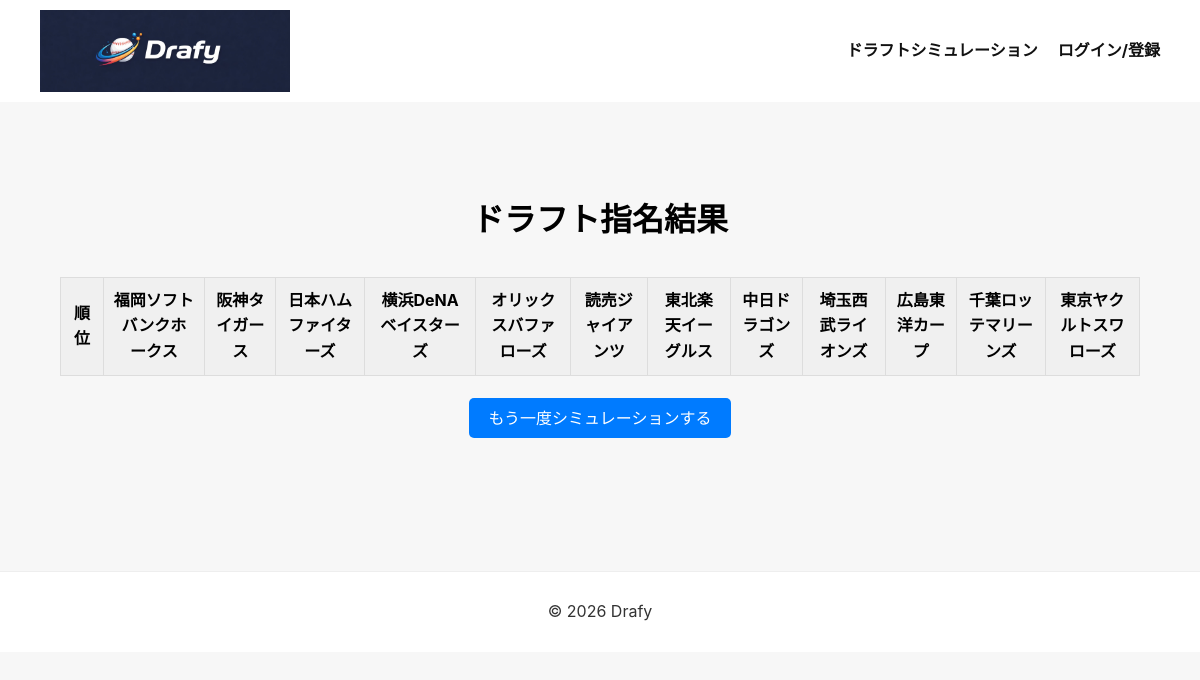
/simulation/result/, run on the app's committed database.
### draft/models.py (models this page shows, shortened)
class Team(models.Model):
    name = models.CharField(max_length=100)
    order = models.IntegerField()
    first_color = models.CharField(max_length=7, default="#ffffff")
    second_color = models.CharField(max_length=7, default="#ffffff")

### draft/views.py (the view)
# urls.py: path('simulation/result/', views.simulation_result, name='simulation_result'),
def simulation_result(request):
    draft_picks = request.session.get("draft_picks", {})
    teams = Team.objects.order_by("order")
    result_data = []
    max_picks = 0
    for team_obj in teams:
        p_ids = draft_picks.get(str(team_obj.id), [])
        players = [Player.objects.get(id=pid) for pid in p_ids]
        result_data.append({"team": team_obj, "players": players})
        max_picks = max(max_picks, len(players))
    return render(request, "draft/simulation_result.html", {
        "result_data": result_data,
        "range_max": range(1, max_picks + 1)
    })

### draft/templates/draft/simulation_result.html (shortened to what this page needs)
{% extends "draft/base.html" %}
{% block content %}
<div style="padding: 20px;">
    <h1 style="text-align: center;">ドラフト指名結果</h1>
    <div style="overflow-x: auto;">
        <table border="1" style="width: 100%; border-collapse: collapse; background: white;">
            <thead>
                <tr style="background: #333; color:#000000;">
                    <th style="padding: 10px;">順位</th>
                    {% for item in result_data %}
                        <th style="padding: 10px;">{{ item.team.name }}</th>
                    {% endfor %}
                </tr>
            </thead>
        </table>
    </div>
    <div style="text-align: center; margin-top: 30px;">
        <a href="{% url 'draft:simulation_start' %}" style="padding: 10px 20px; background: #007bff; color: white; text-decoration: none; border-radius: 5px;">
            もう一度シミュレーションする
        </a>
    </div>
</div>
{% endblock %}

### draft/static/css/style.css (style rules this page uses)
body { font-family: -apple-system, BlinkMacSystemFont, "Segoe UI", "Hiragino Kaku Gothic ProN", Meiryo, sans-serif; margin: 0; background: #f7f7f7; line-height: 1.6; }
h1, h2, h3 { margin-top: 32px; }
table { width: 100%; border-collapse: collapse; margin-top: 10px; }
th, td { border: 1px solid #ddd; padding: 8px; }
th { background: #f0f0f0; }
a { color: #0a58ca; text-decoration: none; }

### data on the page
Team: team.name "福岡ソフトバンクホークス"
Team: team.name "阪神タイガース"
Team: team.name "日本ハムファイターズ"
Team: team.name "横浜DeNAベイスターズ"
Team: team.name "オリックスバファローズ"
Team: team.name "読売ジャイアンツ"
Team: team.name "東北楽天イーグルス"
Team: team.name "中日ドラゴンズ"
Team: team.name "埼玉西武ライオンズ"
Team: team.name "広島東洋カープ"
Team: team.name "千葉ロッテマリーンズ"
Team: team.name "東京ヤクルトスワローズ"
